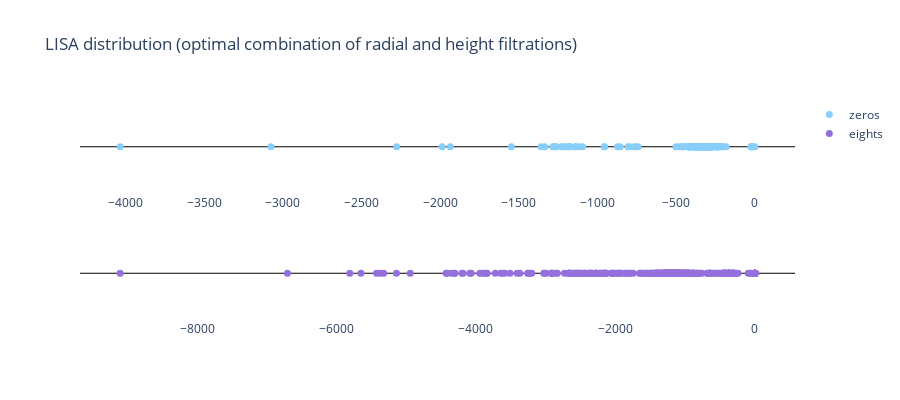

Notebook cell for this chart:
### Code cell
fig = make_subplots(rows=2, cols=1)

fig.add_trace(go.Scatter(
    x=AISM0.reshape(s1), y=np.zeros(s1), mode='markers', name = 'zeros', marker=dict(
            color='LightSkyBlue',
            size=7,
        ),
), row=1, col=1)

fig.add_trace(go.Scatter(
    x=AISM8.reshape(s2), y=np.zeros(s2), mode='markers', name = 'eights', marker=dict(
            color='MediumPurple',
            size=7,
        ),
), row=2, col=1)

fig.update_xaxes(showgrid=False)
fig.update_yaxes(showgrid=False, 
                 zeroline=True, zerolinecolor='black', zerolinewidth=1,
                 showticklabels=False)
fig.update_layout(height=400, plot_bgcolor='white', title="LISA distribution (optimal combination of radial and height filtrations)")

fig.show()

### Figure 1 — Plotly figure (JSON) as saved in the notebook; plotly's stock layout.template omitted (floating-point values rounded to 4 significant figures; data arrays with more than 128 entries replaced by an {"elided": "..."} marker saying what was removed)
{"data": [{"marker": {"color": "LightSkyBlue", "size": 7}, "mode": "markers", "name": "zeros", "type": "scatter", "x": {"elided": "511 float values"}, "xaxis": "x", "y": {"elided": "511 int values"}, "yaxis": "y"}, {"marker": {"color": "MediumPurple", "size": 7}, "mode": "markers", "name": "eights", "type": "scatter", "x": {"elided": "489 float values"}, "xaxis": "x2", "y": {"elided": "489 int values"}, "yaxis": "y2"}], "layout": {"height": 400, "plot_bgcolor": "white", "title": {"text": "LISA distribution (optimal combination of radial and height filtrations)"}, "xaxis": {"anchor": "y", "domain": [0, 1], "showgrid": false}, "xaxis2": {"anchor": "y2", "domain": [0, 1], "showgrid": false}, "yaxis": {"anchor": "x", "domain": [0.575, 1], "showgrid": false, "showticklabels": false, "zeroline": true, "zerolinecolor": "black", "zerolinewidth": 1}, "yaxis2": {"anchor": "x2", "domain": [0, 0.425], "showgrid": false, "showticklabels": false, "zeroline": true, "zerolinecolor": "black", "zerolinewidth": 1}}}
